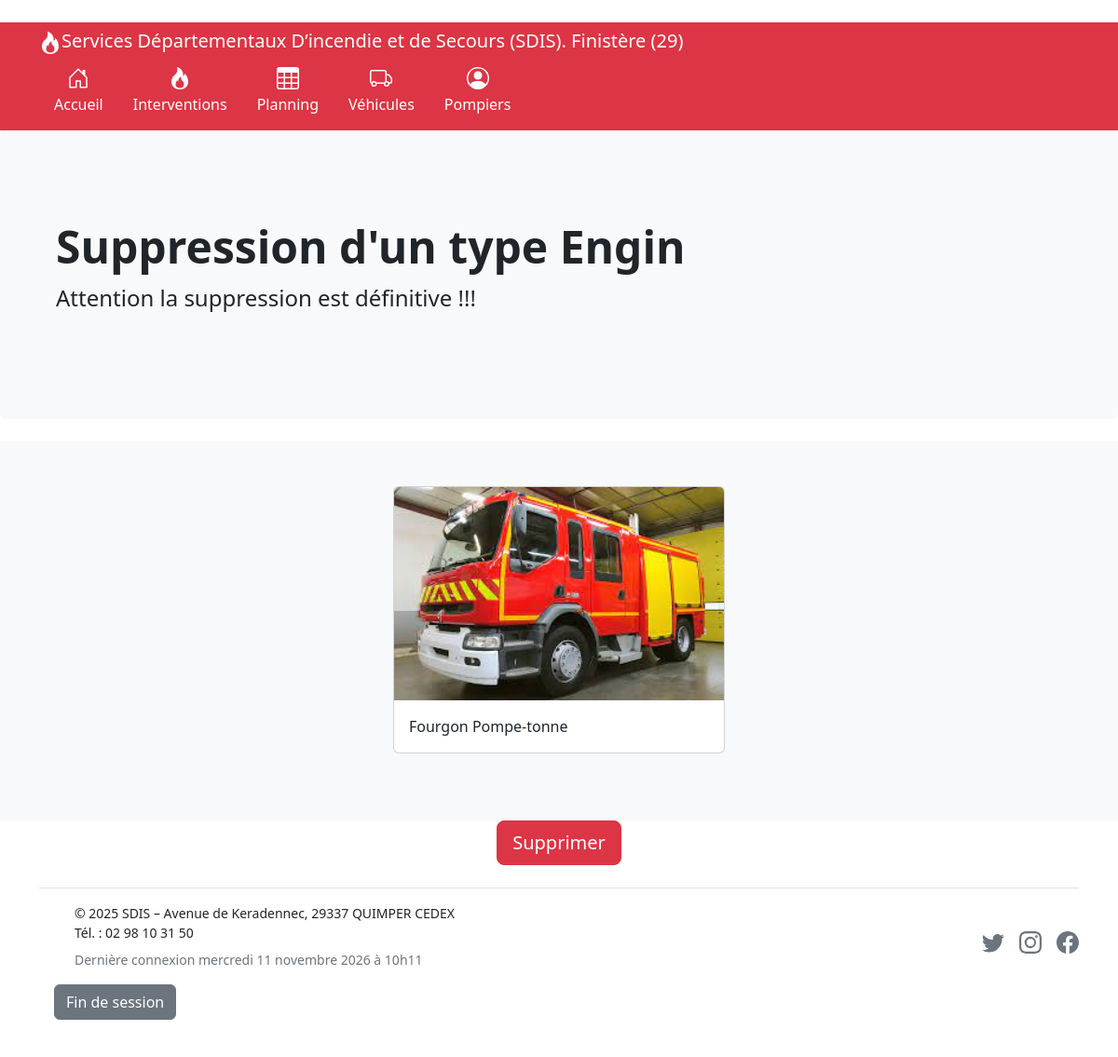
/SuppTypeEngin.php?id=FPT (signed in), run on the app's committed database.
### tables this page shows
CREATE TABLE `TypeEngin` (
  `idTypeEngin` varchar(4) NOT NULL,
  `LblEngin` varchar(45) DEFAULT NULL,
  `image` varchar(100) DEFAULT 'vehiculePompier.jpeg'
);

### SuppTypeEngin.php (the view, shortened to what this page needs)
<?php require('include/entete.php');?>
  <main role="main">
    <?php echo generationEntete("Suppression d'un type Engin","Attention la suppression est définitive !!!"); ?>
    <div class="album py-5 bg-light">
      <div class="container">
        <div class="row justify-content-center">
          <?php
            $id = $_GET["id"];
            $leTypeEngin = "SELECT idTypeEngin, LblEngin, image FROM DSC.TypeEngin WHERE idTypeEngin='$id';";
            $row = $db->query($leTypeEngin)->fetch();
          ?>
          <div class="col-md-4">
            <div class="card mb-4 box-shadow">
              <img class="card-img-top" src="images/<?php echo $row["image"]?>" alt="Card image cap">
              <div class="card-body">
                <p class="card-text"> <?php echo ucwords($row["LblEngin"])?> </p>
              </div>
            </div>
          </div>
        </div>
      </div>
    </div>
    <div class="row">
      <div class="col text-center">
          <a href="suppTypeEngin.php?id=<?php echo($row['idTypeEngin'])?>&image=<?php echo($row['image'])?>" role="button" class="btn btn-danger btn-lg">Supprimer</a>
      </div>
    </div>
  </main>
<?php require('include/pied.php');?>

### css/styles.css (style rules this page uses)
.card-img-top { width: 100%; height: 100%; object-fit: cover; object-position: center; }

### data on the page
typeengin: image (picture), LblEngin "Fourgon Pompe-tonne"

### other printed values
$titre "Suppression d'un type Engin"
$sous_titre "Attention la suppression est définitive !!!"
$lastVisit "Dernière connexion mercredi 11 novembre 2026 à 10h11"
